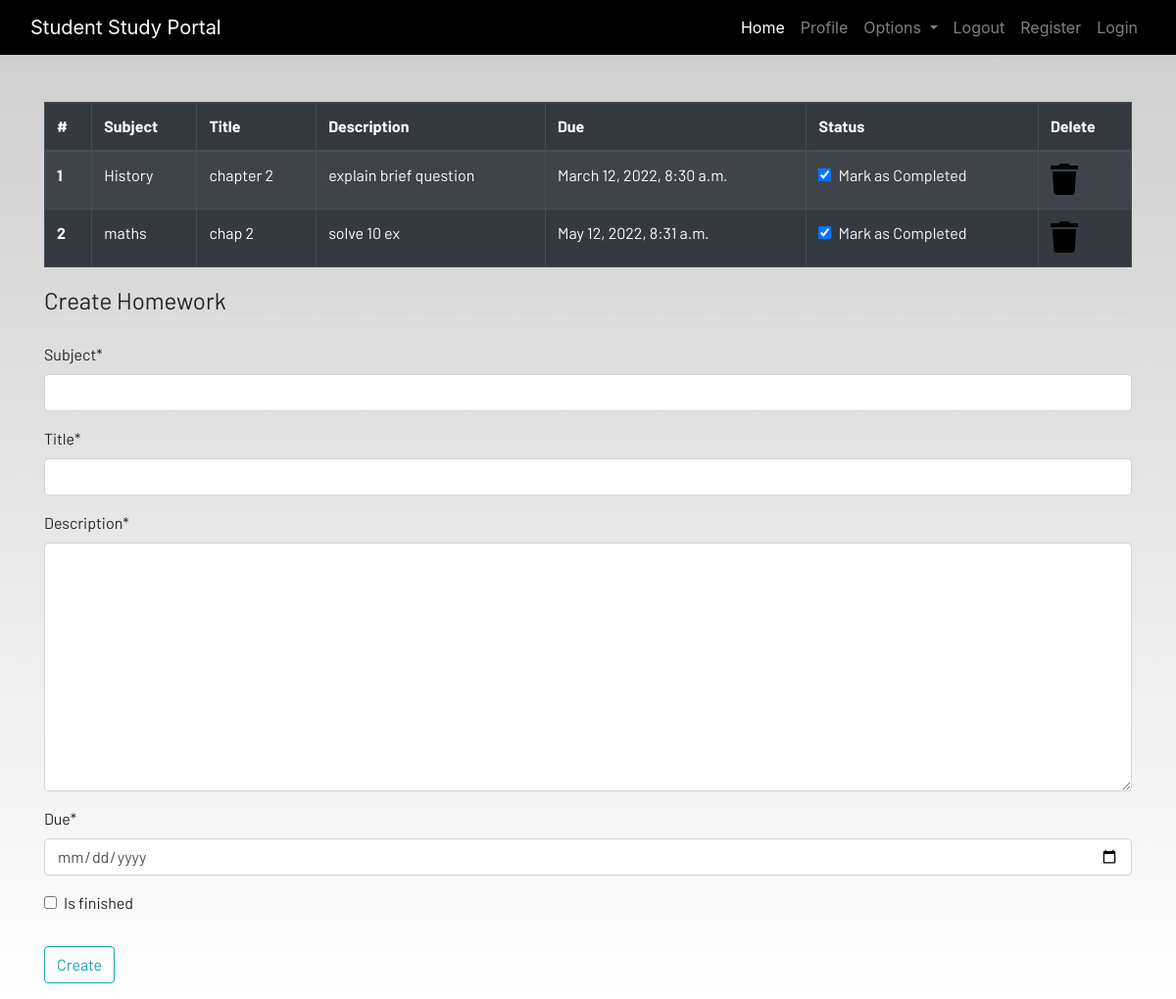
The app's page /homework (signed in), older data.
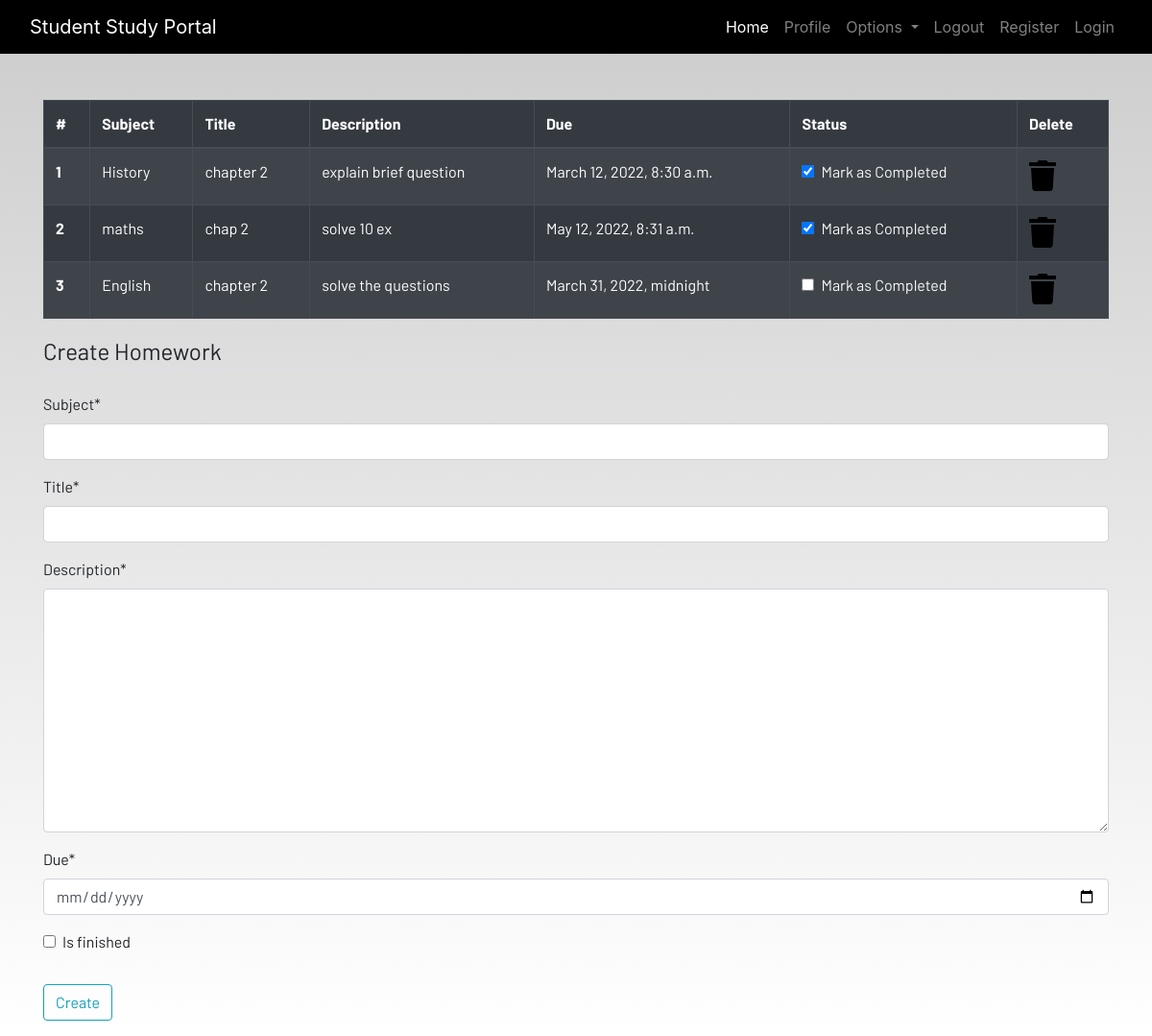
The same page, newer data.
### Dashboard/models.py (models this page shows, shortened)
class Homework(models.Model):
    user = models.ForeignKey(User, on_delete=models.CASCADE)
    subject = models.CharField(max_length=50)
    title = models.CharField(max_length=100)
    description = models.TextField()
    due = models.DateTimeField()
    is_finished = models.BooleanField(default=False)

### Dashboard/views.py (the view)
# urls.py: path('homework',views.homework, name="homework"),
def homework(request):
    if request.method == "POST":
        form = HomeworkForm(request.POST)
        if form.is_valid():
            try:
                finished = request.POST['is_finished']    #if form is finished is returns true else false
                if finished == 'on':
                    finished = True
                else:
                    finished = False
            except:
                finished = False
            homeworks = Homework(
                user = request.user,
                subject = request.POST['subject'],
                title = request.POST['title'],
                description = request.POST['description'],
                due = request.POST['due'],
                is_finished = finished
            )
            homeworks.save()            #to save all details of the Homework
            messages.success(request,f'Homework Added from {request.user.username}!!') #added success msg
    else:                               #if request is not post
            form = HomeworkForm()
    homework = Homework.objects.filter(user=request.user)
    if len(homework) == 0:
        homework_done = True
    else:
        homework_done = False
    context={'homeworks':homework,
             'homeworks_done':homework_done,
             'form':form,
            }
    return render(request,'Dashboard/homework.html',context)

### Dashboard/forms.py
class HomeworkForm(forms.ModelForm):
    class Meta:
        model = Homework
        widgets = {'due':DateInput()}
        fields = ['subject','title','description','due','is_finished']

### Dashboard/templates/dashboard/homework.html (shortened to what this page needs)
{% extends 'dashboard/base.html' %}
{% load static %}
{% load crispy_forms_tags %}
{% block content %}
<div class="container">
    {% if not homework_done %}
    <table class="table table-striped table-bordered table-hover table-dark">
        <thead>
            <tr>
                <th scope="col">#</th>
                <th scope="col">Subject</th>
                <th scope="col">Title</th>
                <th scope="col">Description</th>
                <th scope="col">Due</th>
                <th scope="col">Status</th>
                <th scope="col">Delete</th>
            </tr>
        </thead>
        <tbody>
            {% for homework in homeworks %}
            <tr>
                <th scope="row">{{forloop.counter}}</th>
                <td>{{homework.subject}}</td>
                <td>{{homework.title}}</td>
                <td>{{homework.description}}</td>
                <td>{{homework.due}}</td>
                <td>
                    <a href="{% url 'update-homework' homework.id %}">
                        <div class="form-check">
                            {% if homework.is_finished == True %}
                            <input class="form-check-input" type="checkbox" value="" checked>
                            {% else %}
                            <input class="form-check-input" type="checkbox" value="" >
                            {% endif %}
                            <label class="form-check-label text-light" for="flexCheckDefault">
                                Mark as Completed
                            </label>
                        </div>
                    </a>
                </td>
                <td><a href="{% url 'delete-homework' homework.id %}"><i class="fa fa-trash fa-2x"></i></a></td>
            </tr>
            {% endfor %}
        </tbody>
    </table>
    {% else %}
    <h4>All homeworks are completed!! Create to have more!!</h4>
{% endif %}
</div>
<div class=" container">
    <form method="POST">
        <fieldset class="form-group">
            <legend class="border-bottom mb-4">Create Homework</legend>
            {{form|crispy}}
        </fieldset>
        <div class="form-group">
            <button href="" class="btn btn-outline-info" type="submit">
                Create
            </button>
        </div>
    </form>
</div>
{% endblock content %}

Row changes from the older to the newer data that the page shows:
added Homework: subject "English", title "chapter 2", description "solve the questions", due "March 31, 2022, midnight"
